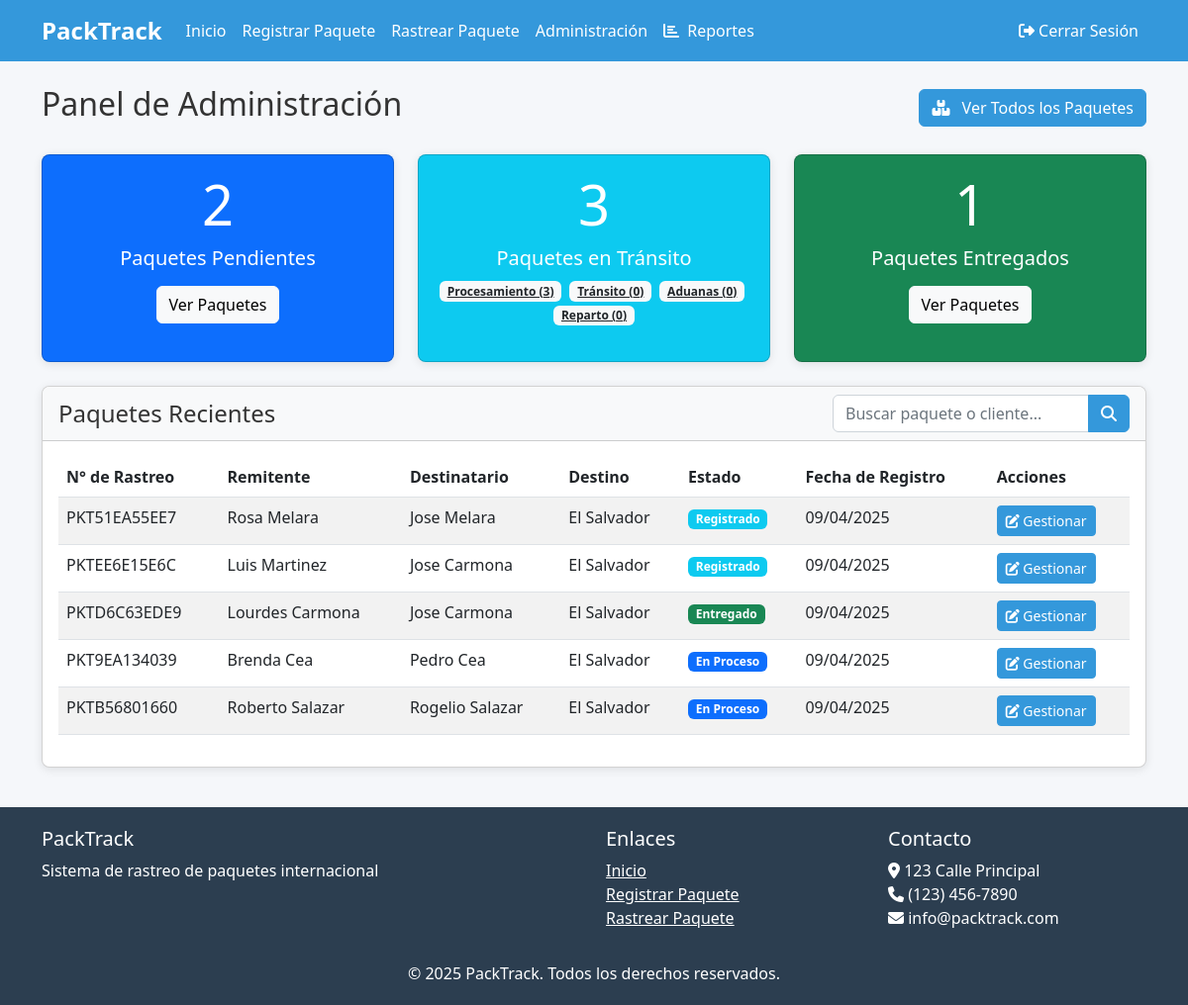
Page /admin (signed in) on the earlier database version.
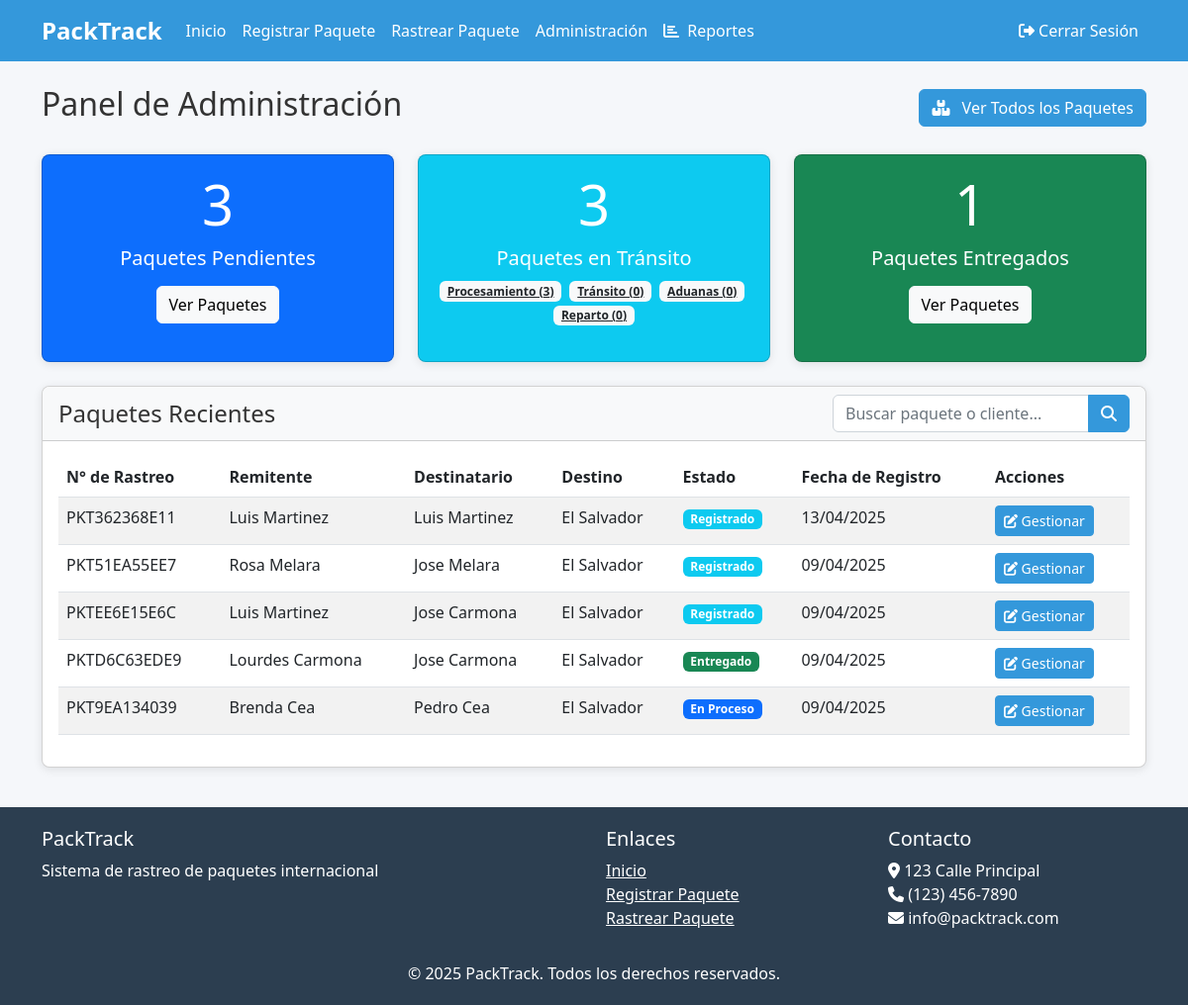
Same page on the later database version.
### models.py (models this page shows, shortened)
class Package(db.Model):
    __tablename__ = 'packages'
    id = db.Column(db.Integer, primary_key=True)
    tracking_number = db.Column(db.String(20), unique=True, nullable=False, default=generate_tracking_number)
    customer_id = db.Column(db.Integer, db.ForeignKey('customers.id'), nullable=False)
    branch = db.Column(db.String(50), nullable=False, default='irvin')
    sender_name = db.Column(db.String(100), nullable=False)
    sender_email = db.Column(db.String(100), nullable=False)
    sender_phone = db.Column(db.String(20), nullable=False)
    recipient_name = db.Column(db.String(100), nullable=False)
    recipient_address = db.Column(db.Text, nullable=False)
    recipient_phone = db.Column(db.String(20), nullable=False)
    destination_country_code = db.Column(db.String(3), nullable=False)
    destination_country_name = db.Column(db.String(50), nullable=False)
    estimated_weight = db.Column(db.Float, nullable=False)
    actual_weight = db.Column(db.Float)
    estimated_cost = db.Column(db.Float, nullable=False)
    final_cost = db.Column(db.Float)
    package_type = db.Column(db.Enum(PackageTypeEnum), nullable=False)
    status = db.Column(db.Enum(StatusEnum), default=StatusEnum.REGISTERED, nullable=False)
    registration_date = db.Column(db.DateTime, default=datetime.utcnow, nullable=False)
    delivery_date = db.Column(db.DateTime)
    current_location = db.Column(db.String(100), default="Oficina Central")
    notification_sent = db.Column(db.Boolean, default=False)
    events = db.relationship('TrackingEvent', backref='package', lazy=True, cascade="all, delete-orphan")

### app.py (the view)
@app.route('/admin')
@admin_required
def admin_dashboard():
    pending_count = Package.query.filter_by(status=StatusEnum.REGISTERED).count()
    processing_count = Package.query.filter_by(status=StatusEnum.PROCESSING).count()
    transit_count = Package.query.filter_by(status=StatusEnum.TRANSIT).count()
    customs_count = Package.query.filter_by(status=StatusEnum.CUSTOMS).count()
    delivery_count = Package.query.filter_by(status=StatusEnum.DELIVERY).count()
    delivered_count = Package.query.filter_by(status=StatusEnum.DELIVERED).count()
    recent_packages = Package.query.order_by(Package.registration_date.desc()).limit(5).all()
    return render_template('admin/dashboard.html',
                           pending_count=pending_count,
                           processing_count=processing_count,
                           transit_count=transit_count,
                           customs_count=customs_count,
                           delivery_count=delivery_count,
                           delivered_count=delivered_count,
                           recent_packages=recent_packages)

### app.py (called while the page is built)
def admin_required(f):
    @wraps(f)
    def decorated_function(*args, **kwargs):
        if 'user_id' not in session:
            flash('Por favor inicie sesión para acceder a esta página', 'warning')
            return redirect(url_for('login', next=request.url))
        user = User.query.get(session['user_id'])
        if not user or not user.is_admin:
            flash('No tiene permisos para acceder a esta página', 'danger')
            return redirect(url_for('index'))
        return f(*args, **kwargs)
    return decorated_function

### Templates/admin/dashboard.html (shortened to what this page needs)
{% extends 'base.html' %}
{% block content %}
<div class="d-flex justify-content-between align-items-center mb-4">
    <h2>Panel de Administración</h2>
    <div>
        <a href="{{ url_for('admin_packages') }}" class="btn btn-primary">
            <i class="fas fa-boxes me-2"></i> Ver Todos los Paquetes
        </a>
    </div>
</div>
<div class="row mb-4">
    <div class="col-md-4">
        <div class="card text-white bg-primary h-100">
            <div class="card-body text-center">
                <h1 class="display-4">{{ pending_count }}</h1>
                <h5>Paquetes Pendientes</h5>
                <a href="{{ url_for('admin_packages', status='registered') }}" class="btn btn-light mt-2">Ver Paquetes</a>
            </div>
        </div>
    </div>
    <div class="col-md-4">
        <div class="card text-white bg-info h-100">
            <div class="card-body text-center">
                <h1 class="display-4">{{ processing_count + transit_count + customs_count + delivery_count }}</h1>
                <h5>Paquetes en Tránsito</h5>
                <div class="mt-2">
                    <a href="{{ url_for('admin_packages', status='processing') }}" class="badge bg-light text-dark me-1">Procesamiento ({{ processing_count }})</a>
                    <a href="{{ url_for('admin_packages', status='transit') }}" class="badge bg-light text-dark me-1">Tránsito ({{ transit_count }})</a>
                    <a href="{{ url_for('admin_packages', status='customs') }}" class="badge bg-light text-dark me-1">Aduanas ({{ customs_count }})</a>
                    <a href="{{ url_for('admin_packages', status='delivery') }}" class="badge bg-light text-dark">Reparto ({{ delivery_count }})</a>
                </div>
            </div>
        </div>
    </div>
    <div class="col-md-4">
        <div class="card text-white bg-success h-100">
            <div class="card-body text-center">
                <h1 class="display-4">{{ delivered_count }}</h1>
                <h5>Paquetes Entregados</h5>
                <a href="{{ url_for('admin_packages', status='delivered') }}" class="btn btn-light mt-2">Ver Paquetes</a>
            </div>
        </div>
    </div>
</div>
<div class="card">
    <div class="card-header d-flex justify-content-between align-items-center">
        <h4 class="mb-0">Paquetes Recientes</h4>
        <form class="d-flex" method="GET" action="{{ url_for('admin_packages') }}">
            <div class="input-group" style="width: 300px;">
                <input type="text" class="form-control" name="search" placeholder="Buscar paquete o cliente..." aria-label="Buscar">
                <button class="btn btn-primary" type="submit">
                    <i class="fas fa-search"></i>
                </button>
            </div>
        </form>
    </div>
    <div class="card-body">
        <div class="table-responsive">
            <table class="table table-striped">
                <thead>
                    <tr>
                        <th>N° de Rastreo</th>
                        <th>Remitente</th>
                        <th>Destinatario</th>
                        <th>Destino</th>
                        <th>Estado</th>
                        <th>Fecha de Registro</th>
                        <th>Acciones</th>
                    </tr>
                </thead>
                <tbody>
                    {% for package in recent_packages %}
                    <tr>
                        <td>{{ package.tracking_number }}</td>
                        <td>{{ package.sender_name }}</td>
                        <td>{{ package.recipient_name }}</td>
                        <td>{{ package.destination_country_name }}</td>
                        <td>
                            {% if package.status.value == 'registered' %}
                                <span class="badge bg-info">Registrado</span>
                            {% elif package.status.value == 'processing' %}
                                <span class="badge bg-primary">En Proceso</span>
                            {% elif package.status.value == 'transit' %}
                                <span class="badge bg-primary">En Tránsito</span>
                            {% elif package.status.value == 'customs' %}
                                <span class="badge bg-warning">En Aduanas</span>
                            {% elif package.status.value == 'delivery' %}
                                <span class="badge bg-info">En Reparto</span>
                            {% elif package.status.value == 'delivered' %}
                                <span class="badge bg-success">Entregado</span>
                            {% else %}
                                <span class="badge bg-secondary">{{ package.status.value }}</span>
                            {% endif %}
                        </td>
                        <td>{{ package.registration_date.strftime('%d/%m/%Y') }}</td>
                        <td>
                            <a href="{{ url_for('admin_package_detail', tracking_number=package.tracking_number) }}" class="btn btn-sm btn-primary">
                                <i class="fas fa-edit"></i> Gestionar
                            </a>
                        </td>
                    </tr>
                    {% endfor %}
                </tbody>
            </table>
        </div>
    </div>
</div>
{% endblock %}

### Templates/base.html (shortened to what this page needs)
<!DOCTYPE html>
<html lang="es">
<head>
    <link href="https://cdn.jsdelivr.net/npm/bootstrap@5.2.3/dist/css/bootstrap.min.css" rel="stylesheet">
    <link rel="stylesheet" href="https://cdnjs.cloudflare.com/ajax/libs/font-awesome/6.1.1/css/all.min.css">
</head>
<body>
    <nav class="navbar navbar-expand-lg navbar-custom">
        <div class="container">
            <a class="navbar-brand" href="{{ url_for('index') }}">PackTrack</a>
            <div class="collapse navbar-collapse" id="navbarNav">
                <ul class="navbar-nav me-auto">
                    <li class="nav-item">
                        <a class="nav-link" href="{{ url_for('index') }}">Inicio</a>
                    </li>
                    <li class="nav-item">
                        <a class="nav-link" href="{{ url_for('register_package') }}">Registrar Paquete</a>
                    </li>
                    <li class="nav-item">
                        <a class="nav-link" href="{{ url_for('track_package') }}">Rastrear Paquete</a>
                    </li>
                    {% if session.get('user_id') %}
                    <li class="nav-item">
                        <a class="nav-link" href="{{ url_for('admin_dashboard') }}">Administración</a>
                    </li>
                    <li class="nav-item">
                        <a class="nav-link" href="{{ url_for('admin_reports') }}">
                            <i class="fas fa-chart-bar me-1"></i> Reportes
                        </a>
                    </li>
                    {% endif %}
                </ul>
                <ul class="navbar-nav">
                    {% if session.get('user_id') %}
                    <li class="nav-item">
                        <a class="nav-link" href="{{ url_for('logout') }}">
                            <i class="fas fa-sign-out-alt"></i> Cerrar Sesión
                        </a>
                    </li>
                    {% else %}
                    <li class="nav-item">
                        <a class="nav-link" href="{{ url_for('login') }}">
                            <i class="fas fa-sign-in-alt"></i> Iniciar Sesión
                        </a>
                    </li>
                    {% endif %}
                </ul>
            </div>
        </div>
    </nav>
    <div class="container mt-4">
        {% block content %}{% endblock %}
    </div>
    <footer>
        <div class="container">
            <div class="row">
                <div class="col-md-6">
                    <h5>PackTrack</h5>
                    <p>Sistema de rastreo de paquetes internacional</p>
                </div>
                <div class="col-md-3">
                    <h5>Enlaces</h5>
                    <ul class="list-unstyled">
                        <li><a href="{{ url_for('index') }}" class="text-white">Inicio</a></li>
                        <li><a href="{{ url_for('register_package') }}" class="text-white">Registrar Paquete</a></li>
                        <li><a href="{{ url_for('track_package') }}" class="text-white">Rastrear Paquete</a></li>
                    </ul>
                </div>
                <div class="col-md-3">
                    <h5>Contacto</h5>
                    <ul class="list-unstyled">
                        <li><i class="fas fa-map-marker-alt"></i> 123 Calle Principal</li>
                        <li><i class="fas fa-phone"></i> (123) 456-7890</li>
                        <li><i class="fas fa-envelope"></i> info@packtrack.com</li>
                    </ul>
                </div>
            </div>
            <div class="row mt-3">
                <div class="col text-center">
                    <p class="mb-0">&copy; 2025 PackTrack. Todos los derechos reservados.</p>
                </div>
            </div>
        </div>
    </footer>
</body>
</html>

### Templates/base.html (style rules this page uses)
:root { --primary-color: #3498db; --secondary-color: #2980b9; --success-color: #2ecc71; --warning-color: #f39c12; --danger-color: #e74c3c; --light-color: #ecf0f1; --dark-color: #2c3e50; }
body { font-family: 'Segoe UI', Tahoma, Geneva, Verdana, sans-serif; background-color: #f5f7fa; color: #333; }
.navbar-brand { font-weight: bold; font-size: 1.5rem; }
.navbar-custom { background-color: var(--primary-color); }
.navbar-custom .navbar-brand, .navbar-custom .nav-link { color: white; }
.card { border-radius: 8px; box-shadow: 0 2px 10px rgba(0, 0, 0, 0.1); margin-bottom: 20px; overflow: hidden; }
.card-header { background-color: #f8f9fa; font-weight: bold; }
.btn-primary { background-color: var(--primary-color); border-color: var(--primary-color); }
footer { background-color: var(--dark-color); color: white; padding: 20px 0; margin-top: 40px; }

Differences in the rows shown:
no longer on this page (row unchanged): Package: tracking_number "PKTB56801660", sender_name "Roberto Salazar", recipient_name "Rogelio Salazar", destination_country_name "El Salvador", status "En Proceso", registration_date "09/04/2025"
added Package: tracking_number "PKT362368E11", sender_name "Luis Martinez", recipient_name "Luis Martinez", destination_country_name "El Salvador", status "Registrado", registration_date "13/04/2025"
Other differences:
{{ pending_count }}: "2" → "3"
